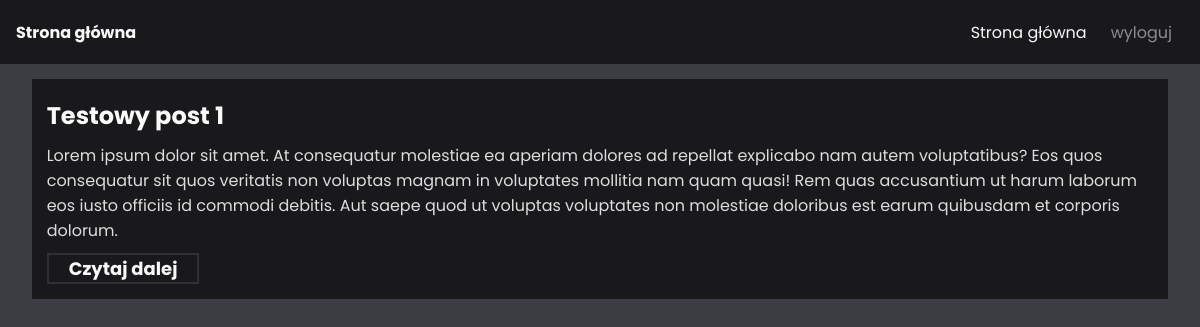
The page /index.php (signed in) on the database its author committed.
### tables this page shows
CREATE TABLE `posty` (
  `id_post` int(11) NOT NULL,
  `tytul` text NOT NULL,
  `tresc` text NOT NULL,
  `autor` text NOT NULL
);

### index.php (the view, shortened to what this page needs)
<!DOCTYPE html>
<html lang="pl">
<head>
    <link href="./styles.css" rel="stylesheet" />
</head>
<body>
    <?php
    $servername = "localhost";
    $username = "root";
    $password = "";
    $dbname = "forum";
    $conn = new mysqli($servername, $username, $password, $dbname);
    ?>
    <nav class="navbar">
        <h1 class="navbar-title">Strona główna</h1>
        <form method="post">
            <nav class="navbar-menu">
                <input type="submit" name="Strona_główna" value="Strona główna" class="active"></input>
                <input type="submit" name="wyloguj" value="wyloguj"></input>
            </nav>
        </form>
    </nav>
    <section class="main">
        <?php
        $result = mysqli_query($conn, "SELECT `id_post`, `tytul`, `tresc`, `autor` FROM `posty`");
        while ($row = mysqli_fetch_assoc($result)) {
            echo '<div class="post"><h1 class="tytul_posta">';
            echo $row['tytul'];
            echo '</h1><p class="tresc_posta">';
            echo $row['tresc'];
            echo '</p><form action="post.php" method="get">
            <input type="hidden" value="';
            echo '" name="id_post"></input><input type="submit" value="Czytaj dalej"></input></form></div>';
        }
        ?>
    </section>
</body>
</html>

### styles.css (style rules this page uses)
* { box-sizing: border-box; }
body { background: #3b3d43; }
input { border: 0; padding: 0; font-family: inherit; background: transparent; color: inherit; cursor: pointer; font-size: 16px; }
.navbar { position: fixed; z-index: 1; top: 0; left: 0; display: flex; align-items: center; justify-content: center; width: 100%; height: 64px; background: #19191c; color: #f9f9f9; font-family: "Poppins"; box-sizing: border-box; }
.navbar { justify-content: space-between; padding: 0 0 0 16px; }
.navbar-title { margin: 0; font-size: 16px; }
.navbar-menu { position: fixed; z-index: 3; top: 0; left: 0; translate: -100% 0; width: 270px; height: 100%; padding: 20px; display: flex; gap: 8px; flex-direction: column; align-items: flex-start; background: #000000; visibility: hidden; }
.navbar-menu { position: static; translate: 0 0; width: auto; background: transparent; flex-direction: row; visibility: visible; }
.navbar-menu>input { color: rgba(255, 255, 255, 0.5); background: transparent; padding: 0 8px; }
.navbar-menu>input.active { color: inherit; }
.main { position: static; left: 0; right: 0; width:96%; margin-top: 79px; margin-left: 2%; margin-right: 2%; }
.post { background-color: #19191c; color: #f9f9f9; padding: 15px; width: 100%; margin-bottom: 20px; font-family: "Poppins"; }
.tytul_posta { font-size: 24px; margin: 4px; margin-left: 0; }
.tresc_posta { font-size:16px; margin: 10px; margin-left: 0; font-family: "Poppins"; color: #dddddd; }
.post > form > input { font-weight: bold; }
.scomm input , .main form input , .main form textarea { background: transparent; border: 2px solid rgba(255, 255, 255, 0.1); font-size: 18px; padding: 0 20px 0 20px; color: inherit; }

### rows shown on the page
posty: tytul "Testowy post 1", tresc "Lorem ipsum dolor sit amet. At consequatur molestiae ea aperiam dolores ad repellat explicabo nam autem voluptatibus? Eos quos consequatur sit quos veritatis non voluptas magnam in voluptates mollitia nam quam quasi! Rem quas accusantium ut harum laborum eos iusto officiis id commodi debitis. Aut saepe quod ut voluptas voluptates non molestiae doloribus est earum quibusdam et corporis dolorum."
